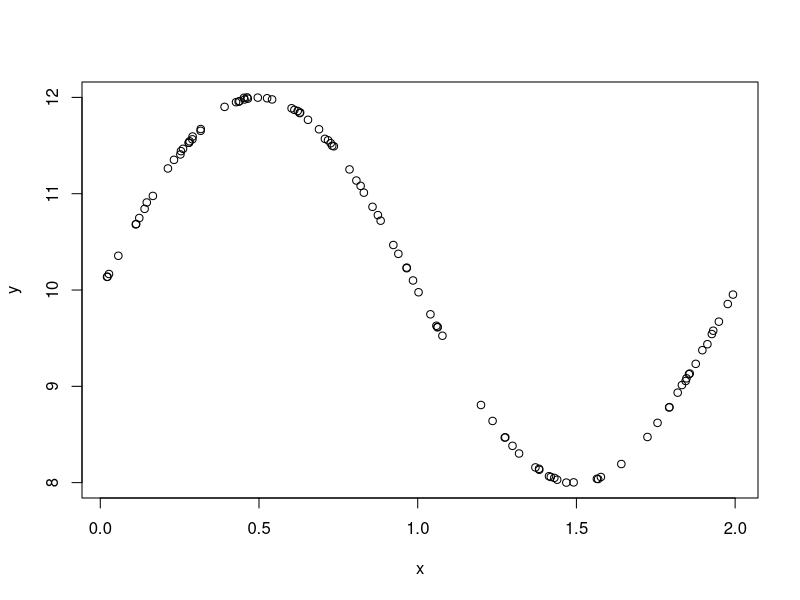
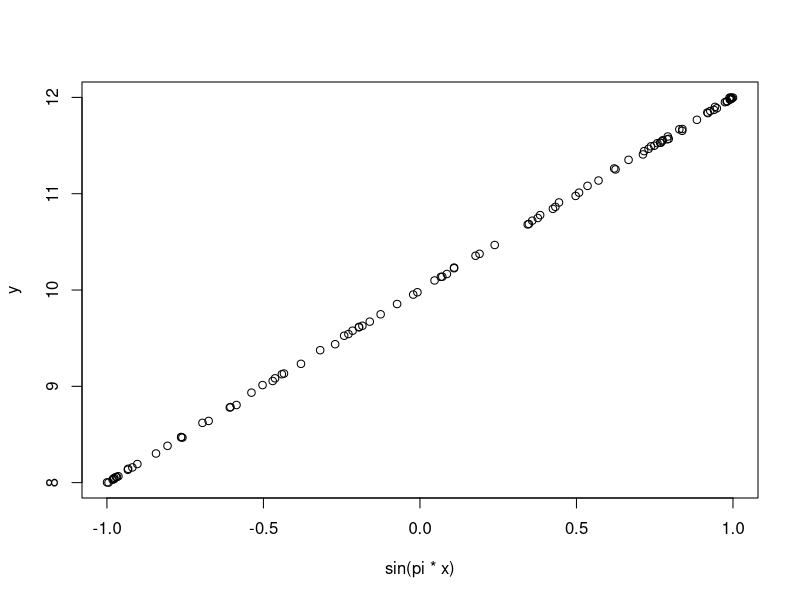
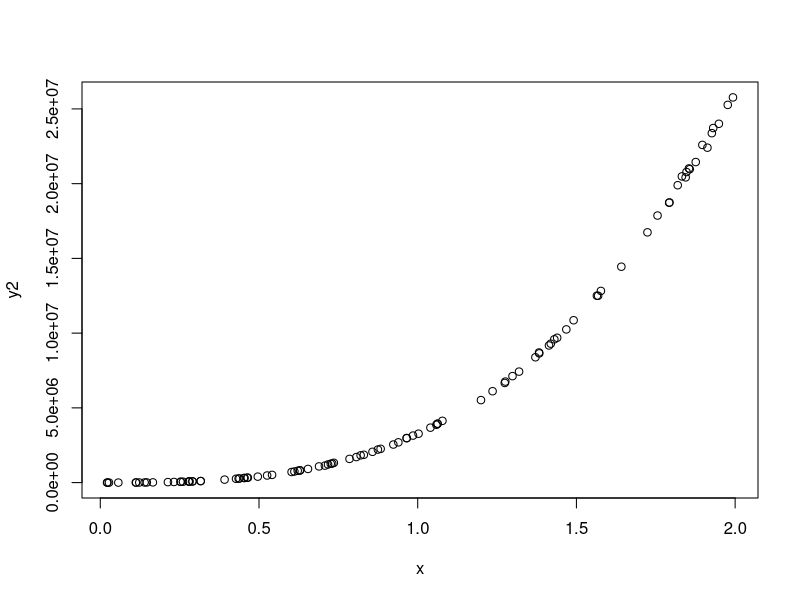
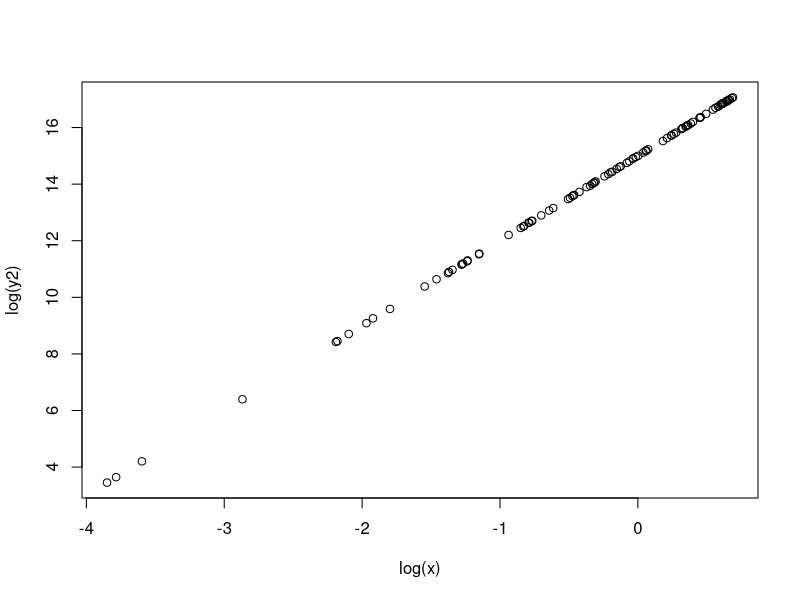

Recreate these plots in R, in order.
#generating regressor
x = runif(100, 0, 2)
#generating noise
error = rnorm(100, 0, 1/100)
#creating dependent variable y
y = 10 + 2 * sin(pi*x) + error
plot(x,y)
#find a transformation for the x-axis such that the dependence is linear:
#since we know how the data is generated, we know what transformation to use.
plot(sin(pi * x),y)
#We can see that the constant 10 is the intercept (where our line crosses 0) 
#the constant 2 is the slope

#Simulating the same experiment with other y values
y2 = exp(15 + 3 * log(x) + error)
plot(x,y2)#to see what transformation we could use, notice that the variance seems
#to be increasing which indicates we don't have a linear model and we should transform
#the response y. Since the variance is increasing, it could make sense to use a 
#log transformation for the response. But since we know how the data is generated
#it is easy.
#transform the x-axis (as before). Note that we have y = exp(15 + 3log(x) + e )
# <-> log(y) = 15 + 3log(x) + e, so we also need to transform the y-axis
plot(log(x), log(y2))
#so the first dependent variable follows a linear model, the second one doesn't 
#(it only does after we log transform the y values)